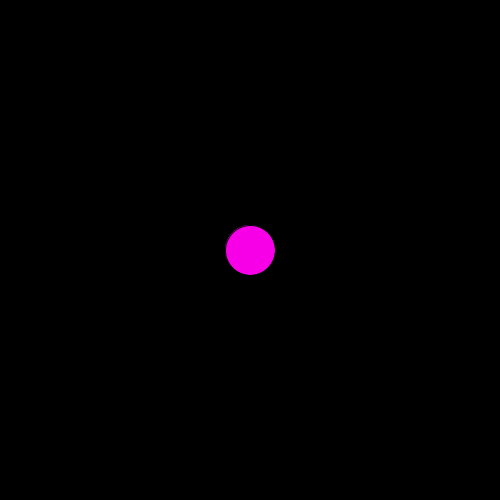
Frame 1 (no input)
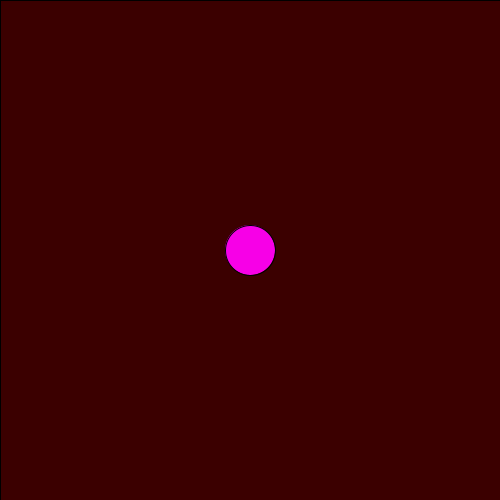
Frame 60 (the mouse pressed at the canvas centre just before this capture)
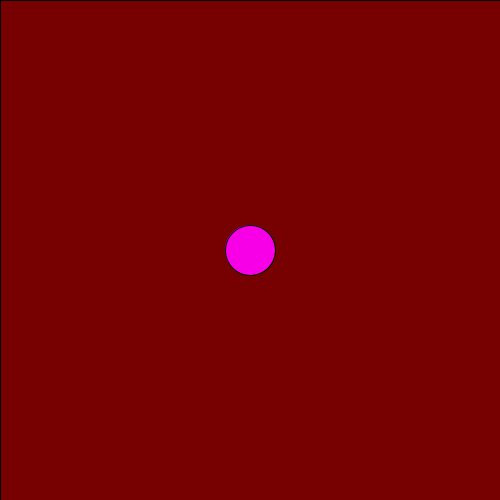
Frame 120 (the mouse held since frame 60 and released just before this capture)

The Processing sketch that drew these frames (run headless with seeded random() and noise(); from frame 60 on, the mouse is pressed at the canvas centre):

// Processing sketch: fading_color_reset
// ── fading_color_reset.pde
color magenta = #F700E7;
int redness = 0;
void setup() {
  size(500, 500);
}

void draw() {
  fill(redness, 0, 0);
  rect(0, 0, width, height);
  fill(magenta);  
  ellipse(width/2, height/2, 50, 50);
  redness = redness + 1;
  if (redness >= 255) {
    redness = 0;
  }
}
